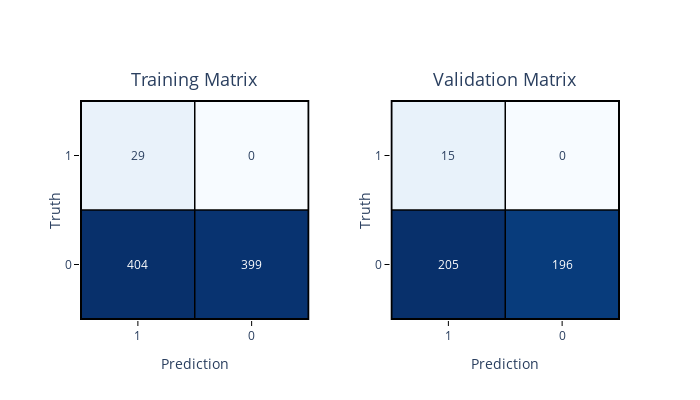

The code cell stored with this chart in its notebook:
### Code cell
from eppi_text_classification import binary_train_valid_confusion_plotly

binary_train_valid_confusion_plotly(
    y_train,
    y_train_pred,
    y_test,
    y_test_pred,
    postive_label="Included",
    negative_label="Excluded",
)

### Figure 1 — Plotly figure (JSON) as saved in the notebook; plotly's stock layout.template omitted (floating-point values rounded to 4 significant figures)
{"data": [{"colorscale": [[0, "rgb(247,251,255)"], [0.125, "rgb(222,235,247)"], [0.25, "rgb(198,219,239)"], [0.375, "rgb(158,202,225)"], [0.5, "rgb(107,174,214)"], [0.625, "rgb(66,146,198)"], [0.75, "rgb(33,113,181)"], [0.875, "rgb(8,81,156)"], [1, "rgb(8,48,107)"]], "hoverinfo": "text", "showscale": false, "text": [["Truth: Excluded<br>Prediction: Included<br>Total: 404", "Truth: Excluded<br>Prediction: Excluded<br>Total: 399"], ["Truth: Included<br>Prediction: Included<br>Total: 29", "Truth: Included<br>Prediction: Excluded<br>Total: 0"]], "type": "heatmap", "x": ["0", "1"], "xaxis": "x", "y": ["0", "1"], "yaxis": "y", "z": [[404, 399], [29, 0]]}, {"colorscale": [[0, "rgb(247,251,255)"], [0.125, "rgb(222,235,247)"], [0.25, "rgb(198,219,239)"], [0.375, "rgb(158,202,225)"], [0.5, "rgb(107,174,214)"], [0.625, "rgb(66,146,198)"], [0.75, "rgb(33,113,181)"], [0.875, "rgb(8,81,156)"], [1, "rgb(8,48,107)"]], "hoverinfo": "text", "showscale": false, "text": [["Truth: Excluded<br>Prediction: Included<br>Total: 205", "Truth: Excluded<br>Prediction: Excluded<br>Total: 196"], ["Truth: Included<br>Prediction: Included<br>Total: 15", "Truth: Included<br>Prediction: Excluded<br>Total: 0"]], "type": "heatmap", "x": ["0", "1"], "xaxis": "x2", "y": ["0", "1"], "yaxis": "y2", "z": [[205, 196], [15, 0]]}], "layout": {"annotations": [{"font": {"size": 18}, "showarrow": false, "text": "Training Matrix", "x": 0.2125, "xanchor": "center", "xref": "paper", "y": 1.03, "yanchor": "bottom", "yref": "paper"}, {"font": {"size": 18}, "showarrow": false, "text": "Validation Matrix", "x": 0.7875, "xanchor": "center", "xref": "paper", "y": 1.03, "yanchor": "bottom", "yref": "paper"}, {"font": {"color": "white"}, "showarrow": false, "text": "404", "x": "0", "xref": "x", "y": "0", "yref": "y"}, {"font": {"color": "white"}, "showarrow": false, "text": "399", "x": "1", "xref": "x", "y": "0", "yref": "y"}, {"font": {"color": " dark blue"}, "showarrow": false, "text": "29", "x": "0", "xref": "x", "y": "1", "yref": "y"}, {"font": {"color": " dark blue"}, "showarrow": false, "text": "0", "x": "1", "xref": "x", "y": "1", "yref": "y"}, {"font": {"color": "white"}, "showarrow": false, "text": "205", "x": "0", "xref": "x2", "y": "0", "yref": "y2"}, {"font": {"color": "white"}, "showarrow": false, "text": "196", "x": "1", "xref": "x2", "y": "0", "yref": "y2"}, {"font": {"color": " dark blue"}, "showarrow": false, "text": "15", "x": "0", "xref": "x2", "y": "1", "yref": "y2"}, {"font": {"color": " dark blue"}, "showarrow": false, "text": "0", "x": "1", "xref": "x2", "y": "1", "yref": "y2"}], "autosize": false, "height": 400, "shapes": [{"line": {"color": "black", "width": 2}, "type": "rect", "x0": -0.5, "x1": 1.5, "xref": "x", "y0": -0.5, "y1": 1.5, "yref": "y"}, {"line": {"color": "black", "width": 1.5}, "type": "line", "x0": -0.5, "x1": 1.5, "xref": "x", "y0": 0.5, "y1": 0.5, "yref": "y"}, {"line": {"color": "black", "width": 1.5}, "type": "line", "x0": 0.5, "x1": 0.5, "xref": "x", "y0": -0.5, "y1": 1.5, "yref": "y"}, {"line": {"color": "black", "width": 2}, "type": "rect", "x0": -0.5, "x1": 1.5, "xref": "x2", "y0": -0.5, "y1": 1.5, "yref": "y2"}, {"line": {"color": "black", "width": 1.5}, "type": "line", "x0": -0.5, "x1": 1.5, "xref": "x2", "y0": 0.5, "y1": 0.5, "yref": "y2"}, {"line": {"color": "black", "width": 1.5}, "type": "line", "x0": 0.5, "x1": 0.5, "xref": "x2", "y0": -0.5, "y1": 1.5, "yref": "y2"}], "width": 700, "xaxis": {"anchor": "y", "domain": [0, 0.425], "mirror": true, "tickcolor": "black", "ticklen": 5, "tickmode": "array", "ticks": "outside", "ticktext": ["1", "0"], "tickvals": [0, 1], "tickwidth": 1, "title": {"text": "Prediction"}}, "xaxis2": {"anchor": "y2", "domain": [0.575, 1], "mirror": true, "tickcolor": "black", "ticklen": 5, "tickmode": "array", "ticks": "outside", "ticktext": ["1", "0"], "tickvals": [0, 1], "tickwidth": 1, "title": {"text": "Prediction"}}, "yaxis": {"anchor": "x", "domain": [0, 1], "mirror": true, "tickcolor": "black", "ticklen": 5, "tickmode": "array", "ticks": "outside", "ticktext": ["0", "1"], "tickvals": [0, 1], "tickwidth": 1, "title": {"standoff": 0.3, "text": "Truth"}}, "yaxis2": {"anchor": "x2", "domain": [0, 1], "mirror": true, "tickcolor": "black", "ticklen": 5, "tickmode": "array", "ticks": "outside", "ticktext": ["0", "1"], "tickvals": [0, 1], "tickwidth": 1, "title": {"standoff": 0.3, "text": "Truth"}}}}
